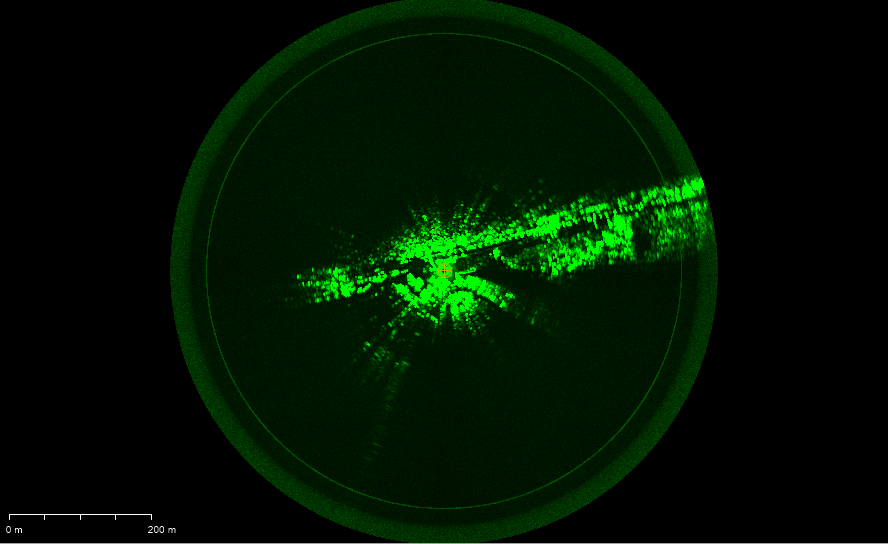
#> input picture radar_data.PNG, 888 x 544 px, given as the content of the folder data/raw_rgb, which was not available
$ python generate_dataset.py   (older library calls are emulated)
#> lines starting #> are read from the running program, lines starting #| are printed output that depends on the picture; pictures that were not available may be replaced by others from this repository, and a replacement may not be noted
import random
from pathlib import Path

import cv2
import numpy as np


def ensure_dir(path: Path) -> None:
    path.mkdir(parents=True, exist_ok=True)


def normalize01(x: np.ndarray) -> np.ndarray:
    x = x.astype(np.float32)
    mn = x.min()
    mx = x.max()
    if mx - mn < 1e-8:
        return np.zeros_like(x, dtype=np.float32)
    return (x - mn) / (mx - mn)


def normalize_to_uint8(x: np.ndarray) -> np.ndarray:
    x = normalize01(x)
    return (x * 255.0).clip(0, 255).astype(np.uint8)


def read_rgb_image(path: str) -> np.ndarray:
    img_bgr = cv2.imread(path, cv2.IMREAD_COLOR)
    if img_bgr is None:
        raise ValueError(f"Cannot read image: {path}")
    return cv2.cvtColor(img_bgr, cv2.COLOR_BGR2RGB)


def extract_patches(
    image: np.ndarray,
    patch_size: int = 256,
    stride: int = 128,
    min_std: float = 10.0
):
    h, w, _ = image.shape
    patches = []
    if h < patch_size or w < patch_size:
        return patches

    for y in range(0, h - patch_size + 1, stride):
        for x in range(0, w - patch_size + 1, stride):
            patch = image[y:y + patch_size, x:x + patch_size]
            gray = cv2.cvtColor(patch, cv2.COLOR_RGB2GRAY)
            if gray.std() >= min_std:
                patches.append(patch)

    return patches


def gradient_magnitude(gray_u8: np.ndarray) -> np.ndarray:
    gx = cv2.Sobel(gray_u8, cv2.CV_32F, 1, 0, ksize=3)
    gy = cv2.Sobel(gray_u8, cv2.CV_32F, 0, 1, ksize=3)
    return np.sqrt(gx * gx + gy * gy)


def corner_response(gray_u8: np.ndarray) -> np.ndarray:
    dst = cv2.cornerHarris(gray_u8.astype(np.float32), blockSize=2, ksize=3, k=0.04)
    dst = cv2.GaussianBlur(dst, (5, 5), 0)
    dst = np.maximum(dst, 0)
    return dst


def local_maxima_mask(arr: np.ndarray, thresh: float, ksize: int = 5) -> np.ndarray:
    dil = cv2.dilate(arr, np.ones((ksize, ksize), np.uint8))
    mask = (arr >= dil - 1e-8) & (arr >= thresh)
    return mask.astype(np.uint8)


def local_variance_map(gray_f: np.ndarray, sigma: float = 3.0) -> np.ndarray:
    mean = cv2.GaussianBlur(gray_f, (0, 0), sigmaX=sigma, sigmaY=sigma)
    mean_sq = cv2.GaussianBlur(gray_f * gray_f, (0, 0), sigmaX=sigma, sigmaY=sigma)
    var = mean_sq - mean * mean
    var = np.maximum(var, 0.0)
    return normalize01(var)


def surface_reflectivity_map(rgb_patch: np.ndarray) -> np.ndarray:
    """
    Слабая карта фоновой отражательной способности поверхности.

    Идея:
    - texture выше -> лес/кустарник/шероховатые поверхности
    - smooth dark ниже -> гладкие слабые поверхности
    - bright hard немного выше -> светлые жесткие поверхности
    """
    gray = cv2.cvtColor(rgb_patch, cv2.COLOR_RGB2GRAY)
    gray_f = gray.astype(np.float32) / 255.0

    texture = local_variance_map(gray_f, sigma=3.0)
    smooth = normalize01(1.0 - texture)

    bright_hard = np.power(gray_f, 1.7) * (0.35 + 0.65 * smooth)
    bright_hard = normalize01(bright_hard)

    smooth_dark = (1.0 - gray_f) * smooth
    smooth_dark = normalize01(smooth_dark)

    surf = (
        0.55 * texture +
        0.25 * bright_hard +
        0.10 * gray_f -
        0.20 * smooth_dark
    )
    surf = np.clip(surf, 0.0, None)
    surf = normalize01(surf)
    return surf.astype(np.float32)


def build_sparse_scatterer_map(
    rgb_patch: np.ndarray,
    max_points: int = 180,
    edge_weight: float = 0.8,
    corner_weight: float = 1.3
) -> np.ndarray:
    """
    Ключевой принцип:
    - яркие точки выбираются ТОЛЬКО по геометрии (edges + corners)
    - поверхность влияет ТОЛЬКО на слабый фон
    """
    gray = cv2.cvtColor(rgb_patch, cv2.COLOR_RGB2GRAY)
    gray_f = gray.astype(np.float32) / 255.0

    edges = normalize01(gradient_magnitude(gray))
    corners = normalize01(corner_response(gray))

    score = (
        0.10 * gray_f +
        edge_weight * edges +
        corner_weight * corners
    )
    score = normalize01(score)

    thr = np.quantile(score, 0.94)
    maxima = local_maxima_mask(score, thresh=thr, ksize=5)

    ys, xs = np.where(maxima > 0)
    vals = score[ys, xs]

    scatter = np.zeros_like(score, dtype=np.float32)

    if len(vals) > 0:
        order = np.argsort(-vals)
        ys = ys[order]
        xs = xs[order]
        vals = vals[order]

        n = min(max_points, len(vals))
        ys = ys[:n]
        xs = xs[:n]
        vals = vals[:n]

        for y, x, v in zip(ys, xs, vals):
            amp = 0.50 + 3.50 * float(v)
            scatter[y, x] += amp

    surface = surface_reflectivity_map(rgb_patch)

    background = (
        0.012 * surface +
        0.004 * gray_f
    )
    scatter += background

    return scatter.astype(np.float32)


def sinc_np(x: np.ndarray) -> np.ndarray:
    return np.sinc(x)


def raised_cosine_window(n: int) -> np.ndarray:
    if n <= 1:
        return np.ones((n,), dtype=np.float32)
    w = 0.54 - 0.46 * np.cos(2 * np.pi * np.arange(n) / (n - 1))
    return w.astype(np.float32)


def rotate_coords(xx: np.ndarray, yy: np.ndarray, angle_deg: float):
    th = np.deg2rad(angle_deg)
    xr = xx * np.cos(th) + yy * np.sin(th)
    yr = -xx * np.sin(th) + yy * np.cos(th)
    return xr, yr


def build_af_psf(
    size: int = 101,
    range_scale: float = 6.0,
    azimuth_scale: float = 12.0,
    angle_deg: float = 0.0,
    curvature: float = 0.015,
    sidelobe_decay: float = 1.0,
    use_window: bool = True
) -> np.ndarray:
    """
    PSF с параболической кривизной:
    xr_curved = xr - curvature * yr^2
    """
    assert size % 2 == 1
    c = size // 2

    yy, xx = np.mgrid[-c:c + 1, -c:c + 1].astype(np.float32)
    xr, yr = rotate_coords(xx, yy, angle_deg)

    xr_curved = xr - curvature * (yr ** 2)

    hr = sinc_np(xr_curved / range_scale)
    ha = sinc_np(yr / azimuth_scale)

    h = hr * ha

    rr = np.sqrt(
        (xr_curved / (range_scale + 1e-6)) ** 2 +
        (yr / (azimuth_scale + 1e-6)) ** 2
    )
    env = 1.0 / (1.0 + sidelobe_decay * 0.15 * rr ** 2)
    h = h * env

    if use_window:
        w = raised_cosine_window(size)
        win2d = np.outer(w, w).astype(np.float32)
        h = h * win2d

    h = np.abs(h).astype(np.float32)

    s = h.sum()
    if s > 1e-8:
        h /= s

    return h

def add_speckle(image: np.ndarray, looks: float = 1.5) -> np.ndarray:
    noise = np.random.gamma(
        shape=looks,
        scale=1.0 / looks,
        size=image.shape
    ).astype(np.float32)
    return image * noise


def degrade_resolution(
    image: np.ndarray,
    out_w_range=(16, 28),
    out_h_range=(14, 24),
    restore_mode=cv2.INTER_LINEAR
) -> np.ndarray:
    h, w = image.shape
    out_w = random.randint(*out_w_range)
    out_h = random.randint(*out_h_range)

    low = cv2.resize(image, (out_w, out_h), interpolation=cv2.INTER_AREA)
    restored = cv2.resize(low, (w, h), interpolation=restore_mode)
    return restored.astype(np.float32)


def log_compression(x: np.ndarray, gamma: float = 1.0) -> np.ndarray:
    x = np.maximum(x, 0.0)
    return np.log1p(gamma * x)


def synthesize_radar_like_af(
    rgb_patch: np.ndarray,
    psf_size: int = 101,
    range_scale_range=(5.0, 8.0),
    azimuth_scale_range=(10.0, 18.0),
    angle_range=(-20.0, 20.0),
    curvature_range=(0.008, 0.025),
    looks_range=(1.2, 2.5),
    background_noise_std=0.01
) -> np.ndarray:
    scatter = build_sparse_scatterer_map(rgb_patch)

    range_scale = random.uniform(*range_scale_range)
    azimuth_scale = random.uniform(*azimuth_scale_range)
    angle_deg = random.uniform(*angle_range)
    curvature = random.uniform(*curvature_range)

    psf = build_af_psf(
        size=psf_size,
        range_scale=range_scale,
        azimuth_scale=azimuth_scale,
        angle_deg=angle_deg,
        curvature=curvature,
        sidelobe_decay=1.0,
        use_window=True
    )

    radar_amp = cv2.filter2D(scatter, -1, psf, borderType=cv2.BORDER_REFLECT)

    radar_amp = radar_amp + np.random.normal(
        0.0, background_noise_std, radar_amp.shape
    ).astype(np.float32)
    radar_amp = np.maximum(radar_amp, 0.0)

    radar_amp = np.power(radar_amp + 1e-8, 0.65)

    looks = random.uniform(*looks_range)
    radar_amp = add_speckle(radar_amp, looks=looks)

    radar_amp = degrade_resolution(
        radar_amp,
        out_w_range=(16, 28),
        out_h_range=(14, 24),
        restore_mode=cv2.INTER_LINEAR
    )

    radar_log = log_compression(radar_amp, gamma=10.0)
    radar_u8 = normalize_to_uint8(radar_log)
    return radar_u8


def split_train_val(items, val_ratio=0.1, seed=42):
    rnd = random.Random(seed)
    items = items.copy()
    rnd.shuffle(items)
    n_val = max(1, int(len(items) * val_ratio))
    return items[n_val:], items[:n_val]


def save_pair(
    rgb_patch: np.ndarray,
    radar_patch: np.ndarray,
    rgb_path: Path,
    radar_path: Path
):
    rgb_bgr = cv2.cvtColor(rgb_patch, cv2.COLOR_RGB2BGR)
    cv2.imwrite(str(rgb_path), rgb_bgr)
    cv2.imwrite(str(radar_path), radar_patch)


def generate_dataset(
    raw_dir="data/raw_rgb",
    out_dir="data",
    patch_size=256,
    stride=128,
    val_ratio=0.1,
    augment_per_patch=2,
    seed=42
):
#> called with raw_dir = 'data/raw_rgb', out_dir = 'data', patch_size = 256, stride = 128, val_ratio = 0.1, augment_per_patch = 2, seed = 42
    random.seed(seed)
    np.random.seed(seed)

    raw_dir = Path(raw_dir)
    out_dir = Path(out_dir)

    train_radar = out_dir / "train" / "radar"
    train_rgb = out_dir / "train" / "rgb"
    val_radar = out_dir / "val" / "radar"
    val_rgb = out_dir / "val" / "rgb"

    for d in [train_radar, train_rgb, val_radar, val_rgb]:
        ensure_dir(d)

    image_paths = []
    for ext in ("*.jpg", "*.jpeg", "*.png", "*.bmp", "*.tif", "*.tiff"):
        image_paths.extend(raw_dir.glob(ext))
        image_paths.extend(raw_dir.glob(ext.upper()))

    if not image_paths:
        raise RuntimeError(f"No images found in {raw_dir}")

    patches = []
    for img_path in image_paths:
        try:
            img = read_rgb_image(str(img_path))
#> in read_rgb_image, img_bgr is the input picture: shape (544, 888, 3); mean B, G, R 0.4, 18.9, 0.4
            ps = extract_patches(img, patch_size=patch_size, stride=stride, min_std=10.0)
#> after the loop in extract_patches, `for y in range(0, h - patch_size + 1, stride):`:
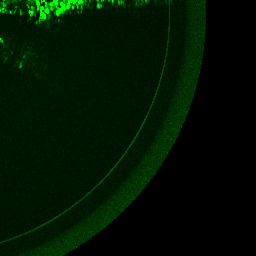
#> patch: shape (256, 256, 3); mean R, G, B 0, 19.3, 0
#> after the loop in extract_patches, `for y in range(0, h - patch_size + 1, stride):`: patches = 11 items
#> ps = 11 items
            patches.extend(ps)
        except Exception as e:
            print(f"[WARN] skip {img_path}: {e}")

    if len(patches) == 0:
        raise RuntimeError("No valid patches extracted")

    train_patches, val_patches = split_train_val(
        patches,
        val_ratio=val_ratio,
        seed=seed
    )
#> in split_train_val, `n_val = max(1, int(len(items) * val_ratio))`: n_val = 1
#> train_patches = 10 items; val_patches = 1 item

    print("Total patches:", len(patches))
#| Total patches: 11
    print("Train patches:", len(train_patches))
#| Train patches: 10
    print("Val patches:", len(val_patches))
#| Val patches: 1

    idx = 0
    for patch in train_patches:
        for _ in range(augment_per_patch):
            radar = synthesize_radar_like_af(patch)
            name = f"{idx:06d}.png"
            save_pair(patch, radar, train_rgb / name, train_radar / name)
            idx += 1
#> this loop made 10 passes
#> pass 1, in build_sparse_scatterer_map, `gray = cv2.cvtColor(rgb_patch, cv2.COLOR_RGB2GRAY)`:
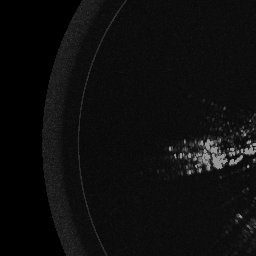
#> gray: shape (256, 256); min 0, max 150, mean 13.8
#> pass 1, in gradient_magnitude, `gx = cv2.Sobel(gray_u8, cv2.CV_32F, 1, 0, ksize=3)`:
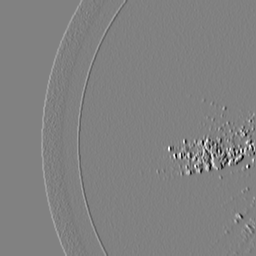
#> gx: shape (256, 256) float32; min -546, max 532, mean 0.7; drawn with min black and max white
#> pass 1, in gradient_magnitude, `gy = cv2.Sobel(gray_u8, cv2.CV_32F, 0, 1, ksize=3)`:
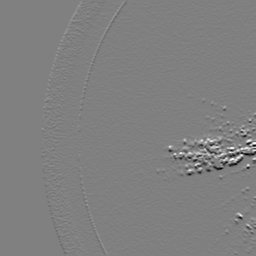
#> gy: shape (256, 256) float32; min -536, max 530, mean 0; drawn with min black and max white
#> after the loop, idx = 20

    idx_val = 0
    for patch in val_patches:
        radar = synthesize_radar_like_af(patch)
        name = f"{idx_val:06d}.png"
        save_pair(patch, radar, val_rgb / name, val_radar / name)
        idx_val += 1
#> this loop made 1 pass
#> (range_scale in synthesize_radar_like_af, azimuth_scale in synthesize_radar_like_af, angle_deg in synthesize_radar_like_af, curvature in synthesize_radar_like_af) on pass 1: (5.06, 17.43, 15.15, 0.0221)
#> pass 1, in build_sparse_scatterer_map (call 21), `gray = cv2.cvtColor(rgb_patch, cv2.COLOR_RGB2GRAY)`:
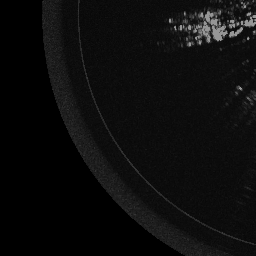
#> gray: shape (256, 256); min 0, max 150, mean 12.6
#> pass 1, in gradient_magnitude (call 21), `gx = cv2.Sobel(gray_u8, cv2.CV_32F, 1, 0, ksize=3)`:
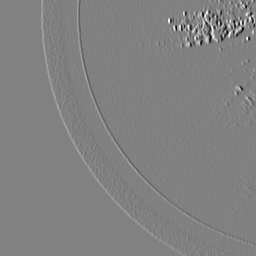
#> gx: shape (256, 256) float32; min -546, max 532, mean 0.7; drawn with min black and max white
#> pass 1, in gradient_magnitude (call 21), `gy = cv2.Sobel(gray_u8, cv2.CV_32F, 0, 1, ksize=3)`:
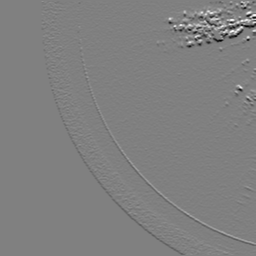
#> gy: shape (256, 256) float32; min -536, max 530, mean -0.2; drawn with min black and max white
#> after the loop, idx_val = 1


if __name__ == "__main__":
    generate_dataset(
        raw_dir="data/raw_rgb",
        out_dir="data",
        patch_size=256,
        stride=128,
        val_ratio=0.1,
        augment_per_patch=2,
        seed=42
    )
